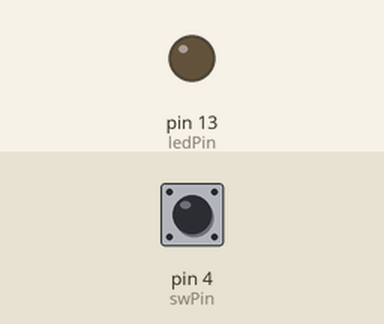
Bench run of a sketch on a simulated Arduino Uno, built with avr-gcc and run on an emulated ATmega328P. Shown: output pins drawn as LEDs (lit = HIGH). The test bench sets the inputs (shaded band); at power-on: pin 4 (swPin) HIGH. What the sketch prints to the serial monitor is not drawn.

Above: at 1.2 s.
1.3 s: pin 4 (swPin) pulled LOW for 0.15 s
At 1.38 s:
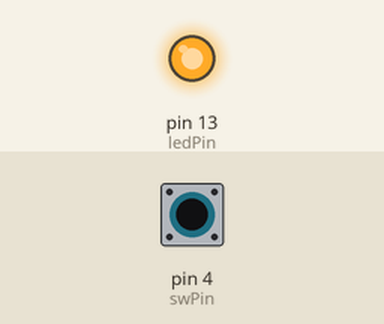
2.9 s: pin 4 (swPin) pulled LOW for 3.2 s
At 7.3 s:
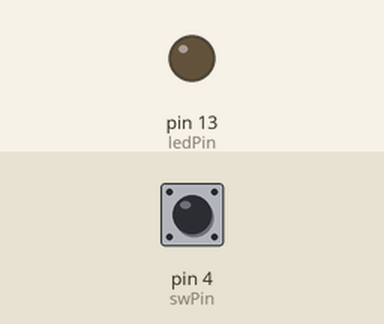
Timing chart, 0 to 8.8 s (numbered marks = the images above; inputs shaded):
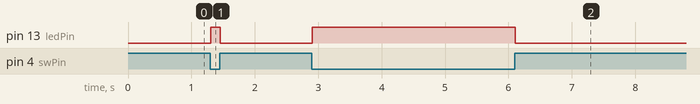

Measured:
- after the input at 1.3 s, pin 13 (ledPin): LOW → HIGH at once, → LOW 0.15 s later
- after the input at 2.9 s, pin 13 (ledPin): LOW → HIGH at once, → LOW 3.2 s later

The sketch:

PULL_DOWN_Serial.ino
```cpp
// PULL DOWN SWITCH
// read 값에 따라 내부 LED(13번) ON/OFF
int swPin = 4;
int ledPin = 13; // 내부 LED

void setup() {
  // put your setup code here, to run once:
  pinMode(swPin, INPUT_PULLUP);
  pinMode(ledPin, OUTPUT);
  Serial.begin(9600);
}

void loop() {
  // put your main code here, to run repeatedly:
  int value = digitalRead(swPin);
  //Serial.println(value);

  if(value == 1) {
    // 버튼을 누르면 내부 LED(13)가 ON
    Serial.println(value);
    digitalWrite(13, LOW);
  } else {
    // 버튼을 때면 내부 LED(13)가 OFF
    Serial.println(value);
    digitalWrite(13, HIGH);
  }
}
```
